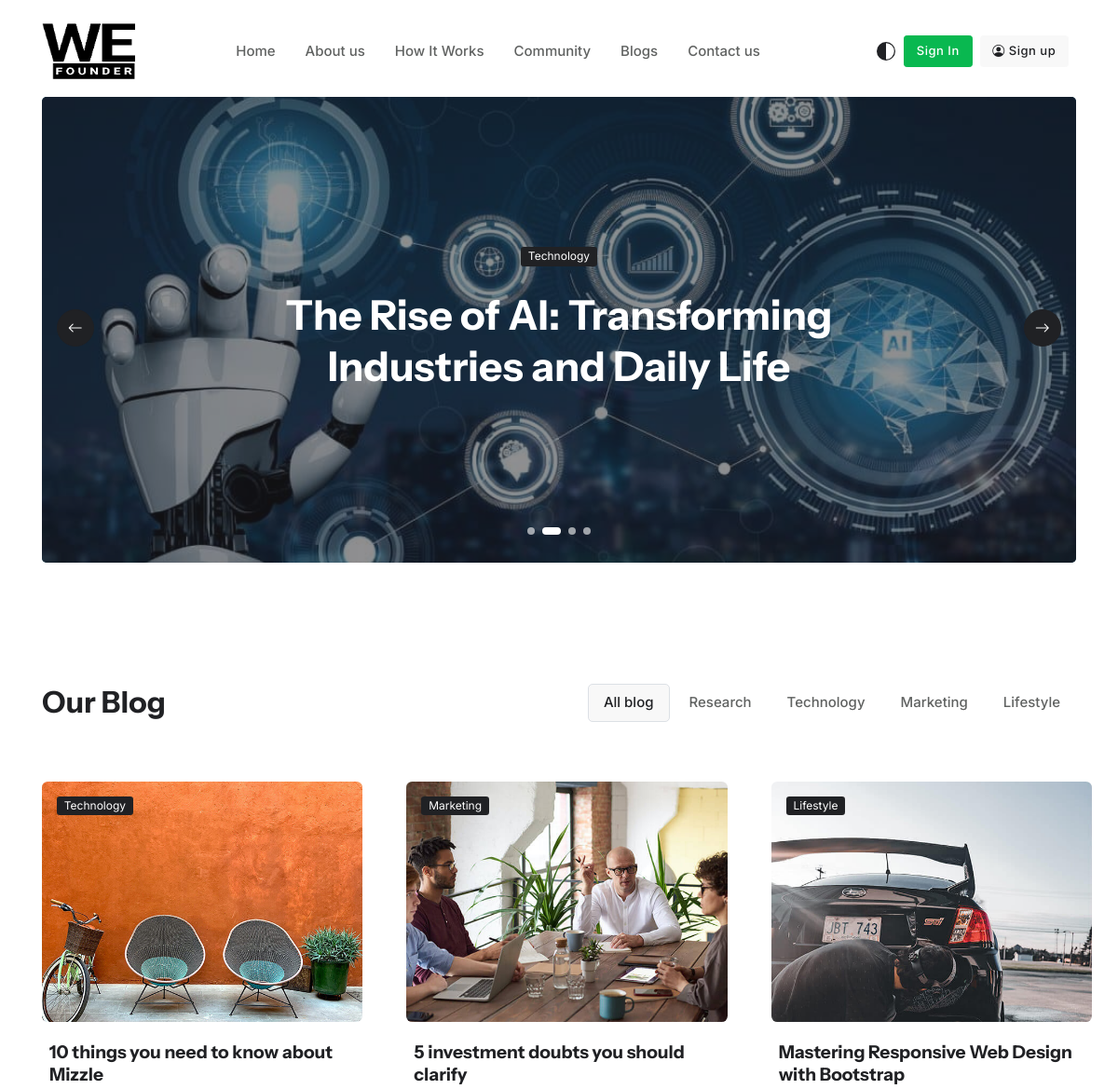
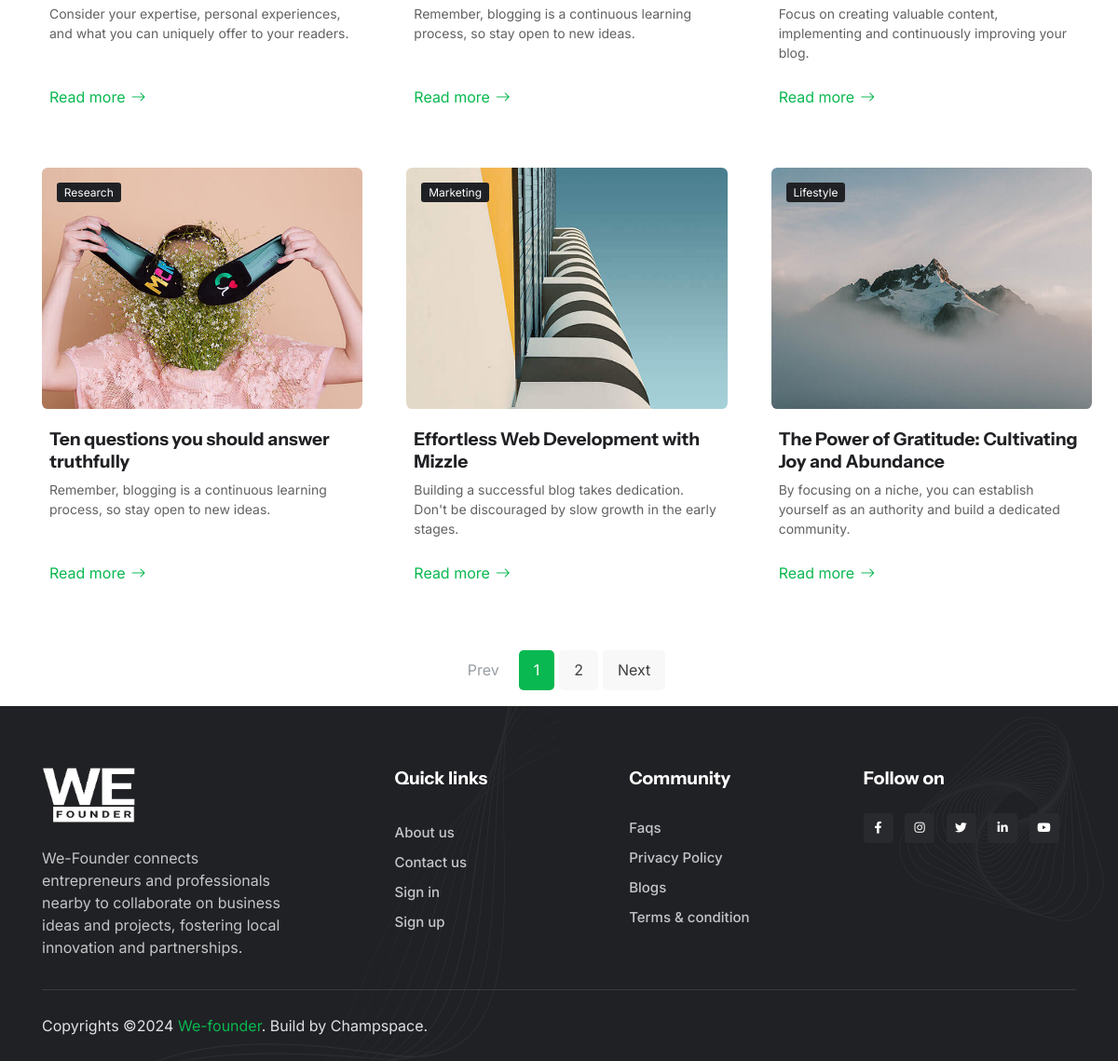
/blog/blogs/, run on the app's committed database (2 pictures, top to bottom).
### blog/models.py (models this page shows, shortened)
class Category(models.Model):
    featured_image = models.ImageField(upload_to='blog/', blank=True, null=True, help_text='Upload an image to feature for this category.')
    title = models.CharField(max_length=100, blank=True, null=True, help_text='Title for display in blog page')
    name = models.CharField(max_length=100, db_index=True, help_text='Name of the category.')
    slug = models.SlugField(unique=True, db_index=True, help_text='URL-friendly identifier for the category.')

class Post(models.Model):
    title = models.CharField(max_length=200)
    slug = models.SlugField(unique=True, db_index=True)
    content = models.TextField()
    excerpt = models.TextField(blank=True)
    created_at = models.DateTimeField(auto_now_add=True)
    updated_at = models.DateTimeField(auto_now=True)
    category = models.ForeignKey(Category, on_delete=models.CASCADE, db_index=True)
    tags = models.ManyToManyField(Tag)
    featured_image = models.ImageField(upload_to='blog/post_images/')
    views_count = models.PositiveIntegerField(default=0)
    comment_count = models.PositiveIntegerField(default=0)
    is_published = models.BooleanField(default=False)

### blog/views.py (the view)
# urls.py: path('blogs/', blog, name='blogs'),
def blog(request):
    posts = Post.objects.filter(is_published=True).order_by('-created_at')
    categories = Category.objects.all()
    paginator = Paginator(posts, 6)  # Show 10 posts per page
    page = request.GET.get('page')
    try:
        paginated_posts = paginator.page(page)
    except PageNotAnInteger:
        paginated_posts = paginator.page(1)
    except EmptyPage:
        paginated_posts = paginator.page(paginator.num_pages)
    context = {
        'posts': paginated_posts,
        'categories': categories
    }
    return render(request, 'blog.html', context)

### templates/blog.html
{% extends "base.html" %}
{% load static %}
    {% block Content %}
    <main>
        <section class="pt-7">
            <div class="container pt-3 pt-xl-5">
                <div class="swiper rounded" data-swiper-options='{
			"effect": "fade",
			"navigation":{
				"nextEl":".swiper-button-next",
				"prevEl":".swiper-button-prev"
			},
			"pagination":{
				"el":".swiper-pagination",
				"clickable":"true"
			}}'>
                    <div class="swiper-wrapper">
                        {% for category in categories %}
                            <div class="swiper-slide">
                                <div class="card overflow-hidden h-500px text-center rounded-0" style="background-image:url('{{category.featured_image.url}}'); background-position: center left; background-size: cover;">
                                    <div class="bg-overlay bg-dark opacity-5"></div>
                                    <div class="card-img-overlay d-flex align-items-center p-2 p-sm-4">
                                        <div class="w-100 my-auto">
                                            <div class="row justify-content-center">
                                                <div class="col-11 col-lg-9">
                                                    <a href="{% url 'category' slug=category.slug %}" class="badge text-bg-dark mb-4">{{ category.name }}</a>
                                                    <h1 class="h2 mb-4"><a href="{% url 'category' slug=category.slug %}" class="text-white text-primary-hover">{{category.title}}</a></h1>
                                                </div>
                                            </div>
                                        </div>
                                    </div>
                                </div>
                            </div>
                        {% endfor %}
                    </div>
                    <div class="swiper-pagination swiper-pagination-white mb-3"></div>
                    <div class="d-flex justify-content-between position-absolute top-50 start-0 w-100 px-1 px-sm-3">
                        <a href="#" class="btn btn-dark btn-icon rounded-circle mb-0 swiper-button-prev"><i class="bi bi-arrow-left"></i></a>
                        <a href="#" class="btn btn-dark btn-icon rounded-circle mb-0 swiper-button-next"><i class="bi bi-arrow-right"></i></a>
                    </div>
                </div>
            </div>
        </section>
        <section class="pt-0">
            <div class="container">
                <div class="d-lg-flex justify-content-between align-items-center">
                    <h4 class="mb-3 mb-lg-0">Our Blog</h4>
                    <ul class="nav nav-pills gap-1 nav-pills-light">
                        <li class="nav-item">
                            <a class="nav-link active" href={% url "blogs" %}>All blog</a>
                        </li>
                        {% for category in categories %}
                            <li class="nav-item">
                                <a class="nav-link" href={% url "category" category.slug %}>{{category.name}}</a>
                            </li>
                        {% endfor %}
                    </ul>
                </div>
                <div class="row g-4 g-sm-5 g-xl-7 mt-0">
                    {% for post in posts %}
                        <div class="col-md-6 col-lg-4">
                            <article class="card bg-transparent h-100 p-0">
                                <div class="badge text-bg-dark position-absolute top-0 start-0 m-3">{{post.category.name}}</div>
                                <img src="{{post.featured_image.url}}" class="card-img" alt="{{post.featured_alt_text}}" title="{{post.featured_title}}">
                                <div class="card-body px-2 pb-4">
                                    <h6 class="card-title mb-2"><a href="#">{{post.title}}</a></h6>
                                    <p class="small mb-0">{{post.excerpt}}</p>
                                </div>
                                <div class="card-footer bg-transparent d-flex justify-content-between px-2 py-0">
                                    <a class="icon-link icon-link-hover stretched-link" href="{% url "blog_single" post.slug %}">Read more<i class="bi bi-arrow-right"></i> </a>
                                </div>
                            </article>
                        </div>
                    {% endfor %}
                </div>
                <div class="row mt-7">
                    <div class="col-12 mx-auto">
                        <ul class="pagination pagination-primary-soft d-flex justify-content-center mb-0">
                            {% if posts.has_previous %}
                                <li class="page-item">
                                    <a class="page-link" href="?page={{ posts.previous_page_number }}">Prev</a>
                                </li>
                            {% else %}
                                <li class="page-item disabled">
                                    <a class="page-link" href="#" tabindex="-1" aria-disabled="true">Prev</a>
                                </li>
                            {% endif %}
                            {% for page_number in posts.paginator.page_range %}
                                {% if page_number == posts.number %}
                                    <li class="page-item active"><a class="page-link" href="#">{{ page_number }}</a></li>
                                {% else %}
                                    <li class="page-item"><a class="page-link" href="?page={{ page_number }}">{{ page_number }}</a></li>
                                {% endif %}
                            {% endfor %}
                            {% if posts.has_next %}
                                <li class="page-item">
                                    <a class="page-link" href="?page={{ posts.next_page_number }}">Next</a>
                                </li>
                            {% else %}
                                <li class="page-item disabled">
                                    <a class="page-link" href="#" tabindex="-1" aria-disabled="true">Next</a>
                                </li>
                            {% endif %}
                        </ul>
                    </div>
                </div>
            </div>
        </section>
    </main>
    {% endblock Content %}

### data on the page
Category: featured_image (picture), name "Technology", title "The Rise of AI: Transforming Industries and Daily Life"
Category: name "Research"
Category: name "Marketing"
Category: name "Lifestyle"
Post: category.name "Technology", featured_image (picture), title "10 things you need to know about Mizzle", excerpt "Consider your expertise, personal experiences, and what you can uniquely offer to your readers."
Post: category.name "Marketing", featured_image (picture), title "5 investment doubts you should clarify", excerpt "Remember, blogging is a continuous learning process, so stay open to new ideas."
Post: category.name "Lifestyle", featured_image (picture), title "Mastering Responsive Web Design with Bootstrap", excerpt "Focus on creating valuable content, implementing and continuously improving your blog."
Post: category.name "Research", featured_image (picture), title "Ten questions you should answer truthfully", excerpt "Remember, blogging is a continuous learning process, so stay open to new ideas."
Post: category.name "Marketing", featured_image (picture), title "Effortless Web Development with Mizzle", excerpt "Building a successful blog takes dedication. Don't be discouraged by slow growth in the early stages."
Post: category.name "Lifestyle", featured_image (picture), title "The Power of Gratitude: Cultivating Joy and Abundance", excerpt "By focusing on a niche, you can establish yourself as an authority and build a dedicated community."

### other printed values
{{ page_number }} "1"
{{ page_number }} "2"
